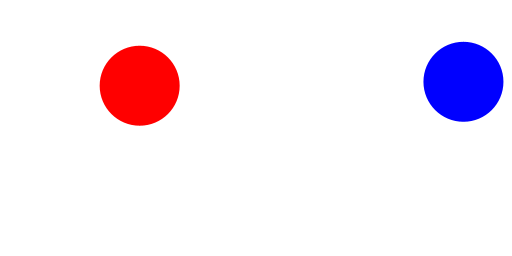
Frame 1 (no input)
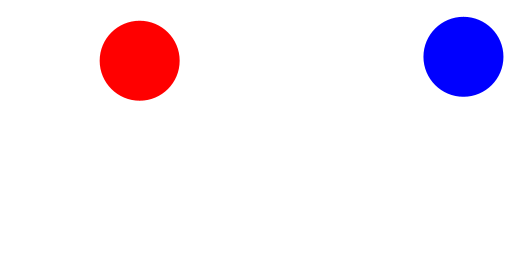
Frame 60 (the mouse pressed at the canvas centre just before this capture)
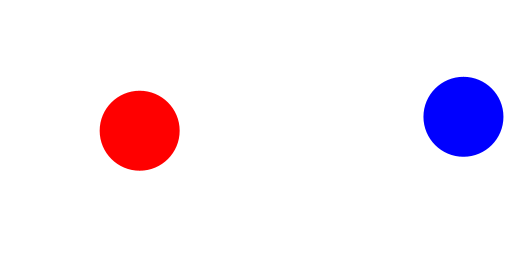
Frame 120 (the mouse held since frame 60 and released just before this capture)

The Processing sketch that drew these frames (run headless with seeded random() and noise(); from frame 60 on, the mouse is pressed at the canvas centre):

// Processing sketch: esame1febbraio2019
// ── esame1febbraio2019.pde
Ball B,HB;

void setup(){
  size(512,256);
  B=new Ball(random(0,width/2-40),random(40,height-40));
  HB=new HyperBall(random(width/2+40,width-40),random(40,height-40));
}

void draw(){
  background(255);
  B.run();
  HB.run();
}

void keyPressed(){
  if (key == 'R' || key == 'r')  setup();
}

// ── Ball.pde
class Ball{
  float x; float y;
  float R; float sy;
  Ball(float x, float y){
    this.x=x;
    this.y=y;
    this.R=40;
    this.sy=5;
  }
  
  void display(){
    noStroke();
    fill(255,0,0);
    ellipseMode(CENTER);
    ellipse(x,y, 80,80);
  }
  
  void move(){
    y+=sy;
    if (y <= 40 || y >= height-40)  sy=-sy;
  }
  
  void run(){
    display();
    move();
  }
}

// ── HyperBall.pde
class HyperBall extends Ball{
  color c;
  HyperBall(float x, float y){
    super(x,y);
    this.c = color(0,0,255);
  }
  
  void display(){
    noStroke();
    if (mouseX >= x-40 && mouseX <= x+40 && mouseY >= y-40 && mouseY <= y+40)
          c = color(random(0,256),random(0,256),random(0,256));
    fill(c);
    ellipseMode(CENTER);
    ellipse(x,y, 80,80);
  }
  
  void move(){
    y+=sy;
    if (y <= 40 || y >= height-40)  sy=-sy;
  }
  
  void run(){
    display();
    move();
  }
}
    
